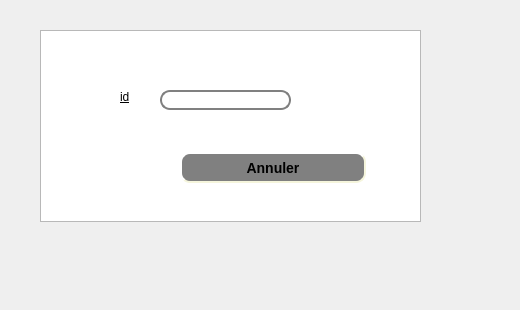
      <widget class="QWidget" name="tab_8">
       <attribute name="title">
        <string>annuler un conge</string>
       </attribute>
       <widget class="QTableView" name="tabemploye_6">
        <property name="geometry">
         <rect>
          <x>40</x>
          <y>30</y>
          <width>381</width>
          <height>192</height>
         </rect>
        </property>
       </widget>
       <widget class="QLineEdit" name="lineEdit_id_20">
        <property name="geometry">
         <rect>
          <x>160</x>
          <y>90</y>
          <width>131</width>
          <height>20</height>
         </rect>
        </property>
        <property name="styleSheet">
         <string notr="true">QLineEdit {
    border: 2px solid gray;
    border-radius: 10px;
    padding: 0 8px;
    background: white;
    selection-background-color: darkgray;
}</string>
        </property>
       </widget>
       <widget class="QPushButton" name="pb_ajouter_8">
        <property name="geometry">
         <rect>
          <x>180</x>
          <y>152</y>
          <width>186</width>
          <height>31</height>
         </rect>
        </property>
        <property name="styleSheet">
         <string notr="true">QPushButton#pb_ajouter_8{
    background-color: grey;
    border-style: outset;
    border-width: 2px;
    border-radius: 10px;
    border-color: beige;
    font: bold 14px;
    min-width: 10em;
    padding: 6px;
}
</string>
        </property>
        <property name="text">
         <string>Annuler</string>
        </property>
       </widget>
       <widget class="QLabel" name="label_29">
        <property name="geometry">
         <rect>
          <x>120</x>
          <y>90</y>
          <width>47</width>
          <height>13</height>
         </rect>
        </property>
        <property name="styleSheet">
         <string notr="true">font: 12pt &quot;Andalus&quot;;
text-decoration: underline;</string>
        </property>
        <property name="text">
         <string>id</string>
        </property>
       </widget>
       <widget class="QLabel" name="label_3">
        <property name="geometry">
         <rect>
          <x>0</x>
          <y>-1</y>
          <width>511</width>
          <height>301</height>
         </rect>
        </property>
        <property name="styleSheet">
         <string notr="true">background-image: url(:/bg.jpg);</string>
        </property>
        <property name="text">
         <string/>
        </property>
        <property name="pixmap">
         <pixmap>../60342173_2276972439287605_1529191567795945472_n.jpg</pixmap>
        </property>
       </widget>
       <zorder>label_3</zorder>
       <zorder>tabemploye_6</zorder>
       <zorder>lineEdit_id_20</zorder>
       <zorder>pb_ajouter_8</zorder>
       <zorder>label_29</zorder>
      </widget>
